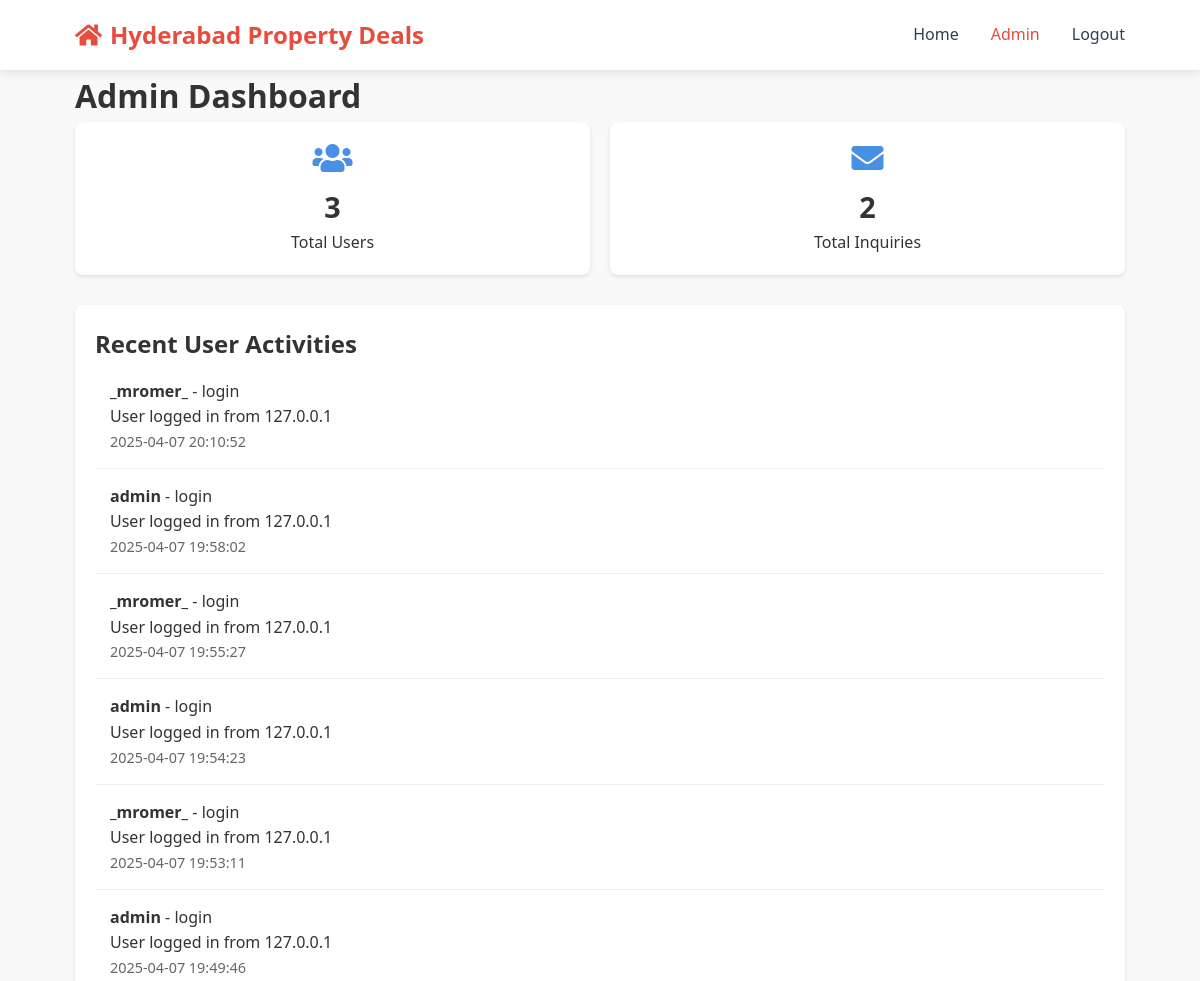
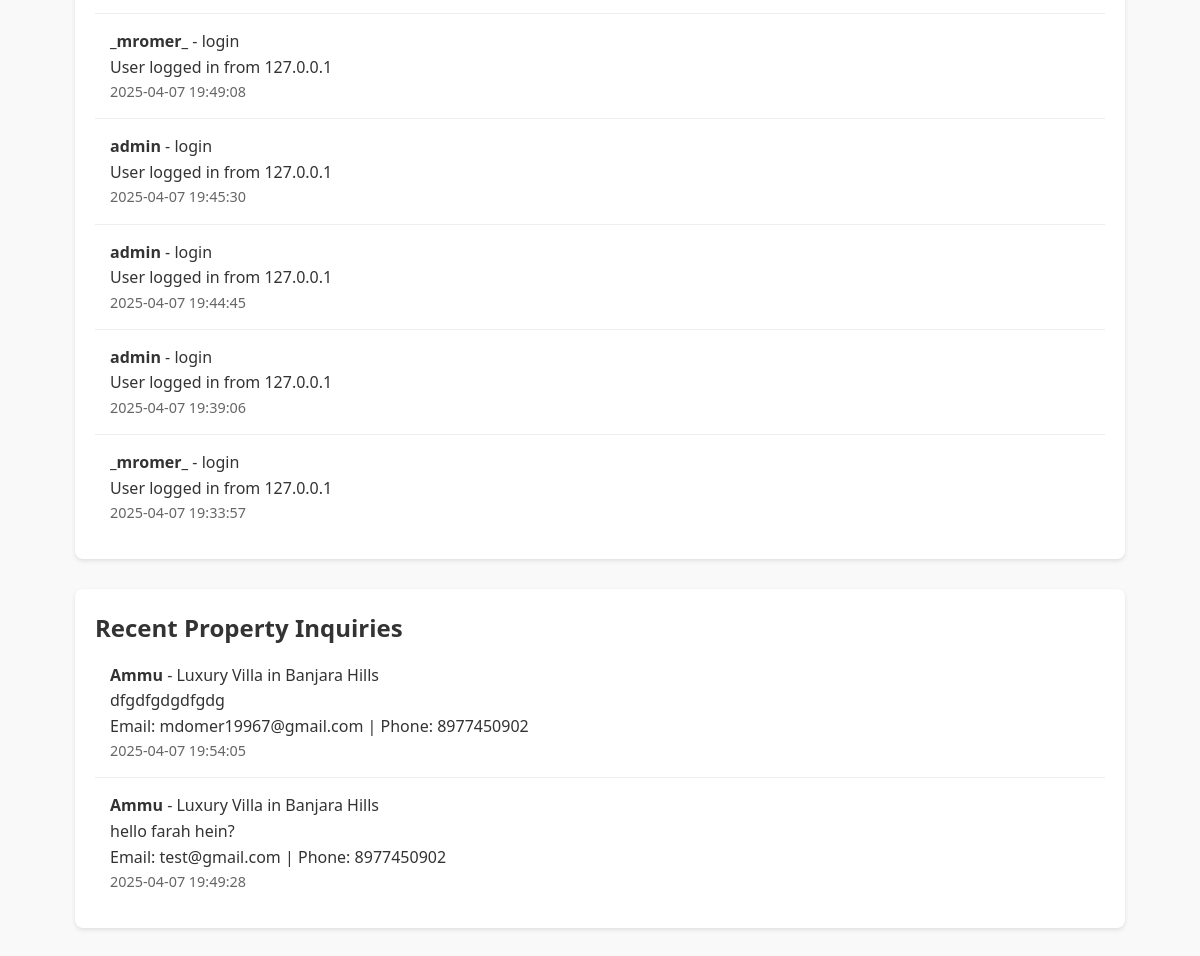
The page /admin (signed in) on the database its author committed (2 pictures, top to bottom).
### tables this page shows
CREATE TABLE user_activities (
    id INTEGER PRIMARY KEY AUTOINCREMENT,
    user_id INTEGER NOT NULL,
    activity_type TEXT NOT NULL,
    activity_data TEXT,
    created_at TIMESTAMP DEFAULT CURRENT_TIMESTAMP,
    FOREIGN KEY (user_id) REFERENCES users (id)
);

CREATE TABLE users (
    id INTEGER PRIMARY KEY AUTOINCREMENT,
    username TEXT UNIQUE NOT NULL,
    password TEXT NOT NULL,
    email TEXT UNIQUE NOT NULL,
    first_name TEXT NOT NULL,
    last_name TEXT NOT NULL,
    phone TEXT,
    is_admin BOOLEAN DEFAULT 0,
    created_at TIMESTAMP DEFAULT CURRENT_TIMESTAMP
);

CREATE TABLE inquiries (
    id INTEGER PRIMARY KEY AUTOINCREMENT,
    property_id INTEGER,
    name TEXT NOT NULL,
    email TEXT NOT NULL,
    phone TEXT,
    message TEXT,
    created_at TIMESTAMP DEFAULT CURRENT_TIMESTAMP,
    FOREIGN KEY (property_id) REFERENCES properties (id)
);

CREATE TABLE properties (
    id INTEGER PRIMARY KEY AUTOINCREMENT,
    title TEXT NOT NULL,
    location TEXT NOT NULL,
    price REAL NOT NULL,
    bedrooms INTEGER NOT NULL,
    bathrooms INTEGER NOT NULL,
    area REAL NOT NULL,
    description TEXT,
    image_url TEXT,
    created_at TIMESTAMP DEFAULT CURRENT_TIMESTAMP
);

### app.py (the view)
@app.route('/admin')
def admin_dashboard():
    if not session.get('is_admin'):
        return redirect(url_for('dashboard'))
    conn = get_db()
    cursor = conn.cursor()
    cursor.execute("""
        SELECT ua.*, u.username
        FROM user_activities ua
        JOIN users u ON ua.user_id = u.id
        ORDER BY ua.created_at DESC LIMIT 50
    """)
    activities = cursor.fetchall()
    cursor.execute("""
        SELECT i.*, p.title as property_title
        FROM inquiries i
        JOIN properties p ON i.property_id = p.id
        ORDER BY i.created_at DESC LIMIT 10
    """)
    inquiries = cursor.fetchall()
    cursor.execute("SELECT COUNT(*) as count FROM users WHERE is_admin = 0")
    user_count = cursor.fetchone()['count']
    cursor.execute("SELECT COUNT(*) as count FROM inquiries")
    inquiry_count = cursor.fetchone()['count']
    return render_template('admin_dashboard.html',
                           activities=activities,
                           inquiries=inquiries,
                           user_count=user_count,
                           inquiry_count=inquiry_count)

### app.py (called while the page is built)
def get_db():
    conn = sqlite3.connect(db_path)
    conn.row_factory = sqlite3.Row
    return conn

### templates/admin_dashboard.html (shortened to what this page needs)
<!DOCTYPE html>
<html lang="en">
<head>
    <link rel="stylesheet" href="https://cdnjs.cloudflare.com/ajax/libs/font-awesome/5.15.3/css/all.min.css">
    <link rel="stylesheet" href="{{ url_for('static', filename='styles_enhanced.css') }}">
    <link rel="stylesheet" href="{{ url_for('static', filename='additional_styles.css') }}">
</head>
<body>
    <header class="main-header">
        <div class="container header-container">
            <div class="logo">
                <a href="{{ url_for('index') }}">
                    <i class="fas fa-home"></i>
                    <span>Hyderabad Property Deals</span>
                </a>
            </div>
            <nav class="main-nav">
                <ul>
                    <li><a href="{{ url_for('index') }}">Home</a></li>
                    <li><a href="{{ url_for('admin_dashboard') }}" class="active">Admin</a></li>
                    <li><a href="#" onclick="logout()">Logout</a></li>
                </ul>
            </nav>
        </div>
    </header>
    <main class="admin-main">
        <div class="container">
            <h1>Admin Dashboard</h1>
            <div class="admin-stats">
                <div class="stat-card">
                    <i class="fas fa-users"></i>
                    <div class="stat-number">{{ user_count }}</div>
                    <div class="stat-label">Total Users</div>
                </div>
                <div class="stat-card">
                    <i class="fas fa-envelope"></i>
                    <div class="stat-number">{{ inquiry_count }}</div>
                    <div class="stat-label">Total Inquiries</div>
                </div>
            </div>
            <div class="admin-content">
                <section class="activities-list">
                    <h2>Recent User Activities</h2>
                    {% for activity in activities %}
                    <div class="activity-item">
                        <div class="activity-info">
                            <strong>{{ activity.username }}</strong> - {{ activity.activity_type }}
                            <div class="activity-data">{{ activity.activity_data }}</div>
                            <div class="activity-time">{{ activity.created_at }}</div>
                        </div>
                    </div>
                    {% endfor %}
                </section>
                <section class="inquiries-list">
                    <h2>Recent Property Inquiries</h2>
                    {% for inquiry in inquiries %}
                    <div class="inquiry-item">
                        <div class="inquiry-info">
                            <strong>{{ inquiry.name }}</strong> - {{ inquiry.property_title }}
                            <div class="inquiry-message">{{ inquiry.message }}</div>
                            <div class="inquiry-contact">
                                Email: {{ inquiry.email }} {% if inquiry.phone %} | Phone: {{ inquiry.phone }}{% endif %}
                            </div>
                            <div class="inquiry-time">{{ inquiry.created_at }}</div>
                        </div>
                    </div>
                    {% endfor %}
                </section>
            </div>
        </div>
    </main>
</body>
</html>

### static/styles_enhanced.css (style rules this page uses)
* { margin: 0; padding: 0; box-sizing: border-box; }
:root { --primary-color: #e74c3c; --secondary-color: #2c3e50; --accent-color: #3498db; --light-color: #f9f9f9; --dark-color: #333; --gray-color: #7f8c8d; --shadow: 0 3px 10px rgba(0, 0, 0, 0.1); --transition: all 0.3s ease; }
body { font-family: 'Segoe UI', Tahoma, Geneva, Verdana, sans-serif; line-height: 1.6; color: var(--dark-color); background-color: var(--light-color); min-height: 100vh; display: flex; flex-direction: column; }
.container { width: 90%; max-width: 1200px; margin: 0 auto; padding: 0 15px; }
a { text-decoration: none; color: var(--secondary-color); transition: var(--transition); }
.main-header { background-color: #fff; box-shadow: var(--shadow); padding: 1rem 0; position: sticky; top: 0; z-index: 100; }
.header-container { display: flex; justify-content: space-between; align-items: center; }
.logo a { display: flex; align-items: center; font-size: 1.5rem; font-weight: bold; color: var(--primary-color); }
.logo i { margin-right: 0.5rem; }
.main-nav ul { display: flex; list-style: none; gap: 2rem; }
.main-nav a { font-weight: 500; }
.main-nav a.active { color: var(--primary-color); }

### templates/admin_dashboard.html (style rules this page uses)
.admin-stats { display: grid; grid-template-columns: repeat(auto-fit, minmax(200px, 1fr)); gap: 20px; margin-bottom: 30px; }
.stat-card { background: #fff; padding: 20px; border-radius: 8px; box-shadow: 0 2px 4px rgba(0, 0, 0, 0.1); text-align: center; }
.stat-card i { font-size: 2em; color: #4a90e2; margin-bottom: 10px; }
.stat-number { font-size: 1.8em; font-weight: bold; color: #333; }
.activities-list, .inquiries-list { background: #fff; padding: 20px; border-radius: 8px; box-shadow: 0 2px 4px rgba(0, 0, 0, 0.1); margin-bottom: 30px; }
.activity-item, .inquiry-item { padding: 15px; border-bottom: 1px solid #eee; }
.activity-item:last-child, .inquiry-item:last-child { border-bottom: none; }
.activity-time, .inquiry-time { color: #666; font-size: 0.9em; }

### rows shown on the page
user_activities: username "_mromer_", activity_type "login", activity_data "User logged in from 127.0.0.1", created_at "2025-04-07 20:10:52"
user_activities: username "admin", activity_type "login", activity_data "User logged in from 127.0.0.1", created_at "2025-04-07 19:58:02"
user_activities: username "_mromer_", activity_type "login", activity_data "User logged in from 127.0.0.1", created_at "2025-04-07 19:55:27"
user_activities: username "admin", activity_type "login", activity_data "User logged in from 127.0.0.1", created_at "2025-04-07 19:54:23"
user_activities: username "_mromer_", activity_type "login", activity_data "User logged in from 127.0.0.1", created_at "2025-04-07 19:53:11"
user_activities: username "admin", activity_type "login", activity_data "User logged in from 127.0.0.1", created_at "2025-04-07 19:49:46"
user_activities: username "_mromer_", activity_type "login", activity_data "User logged in from 127.0.0.1", created_at "2025-04-07 19:49:08"
user_activities: username "admin", activity_type "login", activity_data "User logged in from 127.0.0.1", created_at "2025-04-07 19:45:30"
user_activities: username "admin", activity_type "login", activity_data "User logged in from 127.0.0.1", created_at "2025-04-07 19:44:45"
user_activities: username "admin", activity_type "login", activity_data "User logged in from 127.0.0.1", created_at "2025-04-07 19:39:06"
user_activities: username "_mromer_", activity_type "login", activity_data "User logged in from 127.0.0.1", created_at "2025-04-07 19:33:57"
inquiries: name "Ammu", property_title "Luxury Villa in Banjara Hills", message "dfgdfgdgdfgdg", email "mdomer19967@gmail.com", phone "8977450902", created_at "2025-04-07 19:54:05"
inquiries: name "Ammu", property_title "Luxury Villa in Banjara Hills", message "hello farah hein?", email "test@gmail.com", phone "8977450902", created_at "2025-04-07 19:49:28"

### other values the page prints
{{ user_count }} "3"
{{ inquiry_count }} "2"
